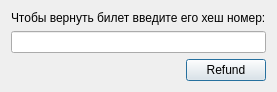
<?xml version="1.0" encoding="UTF-8"?>
<ui version="4.0">
 <class>refund</class>
 <widget class="QDialog" name="refund">
  <property name="geometry">
   <rect>
    <x>0</x>
    <y>0</y>
    <width>257</width>
    <height>90</height>
   </rect>
  </property>
  <property name="windowTitle">
   <string>Dialog</string>
  </property>
  <layout class="QVBoxLayout" name="verticalLayout_2">
   <item>
    <layout class="QVBoxLayout" name="verticalLayout">
     <item>
      <widget class="QLabel" name="label">
       <property name="text">
        <string>Чтобы вернуть билет введите его хеш номер:</string>
       </property>
      </widget>
     </item>
     <item>
      <widget class="QLineEdit" name="lineEdit"/>
     </item>
    </layout>
   </item>
   <item>
    <layout class="QHBoxLayout" name="horizontalLayout">
     <item>
      <spacer name="horizontalSpacer">
       <property name="orientation">
        <enum>Qt::Horizontal</enum>
       </property>
       <property name="sizeHint" stdset="0">
        <size>
         <width>40</width>
         <height>20</height>
        </size>
       </property>
      </spacer>
     </item>
     <item>
      <widget class="QPushButton" name="acceptButton">
       <property name="text">
        <string>Refund</string>
       </property>
      </widget>
     </item>
    </layout>
   </item>
  </layout>
 </widget>
 <resources/>
 <connections/>
</ui>
